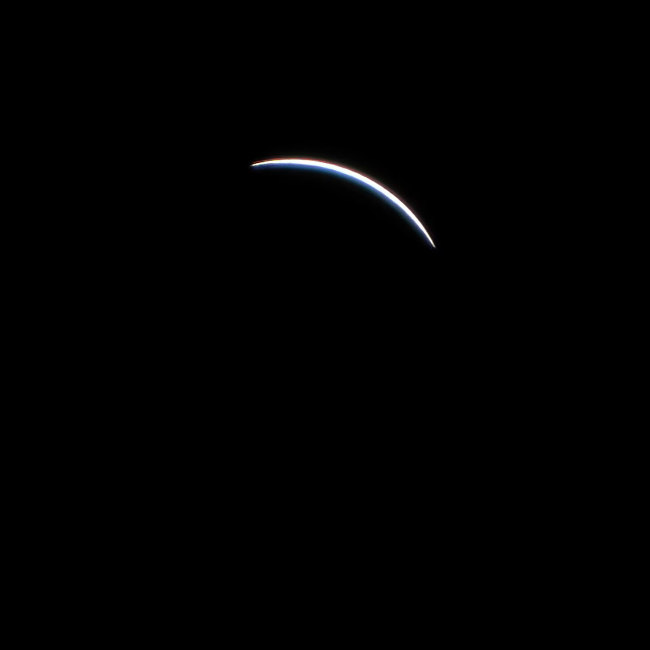
#> input picture EclipseStreamAnalysis/capturedFrames/frame1.png, 1300 x 1300 px, found by its file name (shown at 1/2 size); its folder holds only this picture in this run
$ python imagethresholding.py
#> lines starting #> are read from the running program, lines starting #| are printed output that depends on the picture; after the words box and inside, x2 and y2 are one past the last pixel; in counts of white or black regions, pixels touching at a corner belong together
"""
 * Python script to demonstrate simple thresholding.
 *
 * usage: python Threshold.py <filename> <sigma> <threshold>
"""
import numpy as np
import skimage.color
import skimage.filters
import skimage.io
import matplotlib.pyplot as plt
import matplotlib.image as mpimg

#setting up test storage for pixel count info inital date = 2460409.2186657293
SecondToJD = 1.1574e-5
t0 = 2460409.2186657293
time = []#time in julian date of each pixel count
pixelcount = []#pixelcount of frame with mask

#sigma, and threshold value
sigma = float(1.0) #controls how "Blurred" an image is, lower is clearer
t = float(1.0)#Base threshold value
t_rescaled = 0.95 #rescaled thrshold value gathered from grayscale.py

for l in range(1,21):
    #get filename
    filename = "EclipseStreamAnalysis/capturedFrames/frame"+str(l)+".png"

    # read and display the original image
    image = mpimg.imread(filename)
#> image is the input picture: shape (1300, 1300, 3) float32; mean R, G, B 0.00334, 0.00343, 0.00383

    # blur and grayscale before thresholding
    blur = skimage.color.rgb2gray(image)
    blur = skimage.filters.gaussian(blur, sigma=2)

    # perform inverse binary thresholding
    mask = blur > t_rescaled #it is greater than because we want white pixels
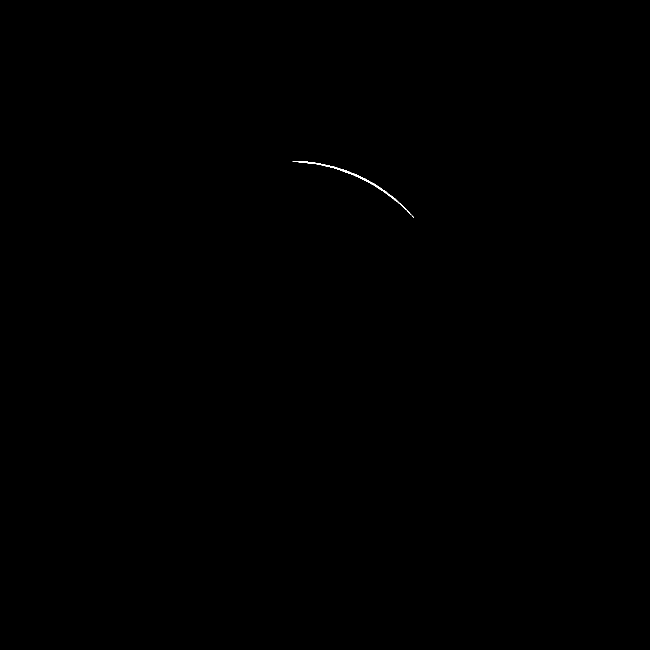
#> mask: shape (1300, 1300) bool (shown at 1/2 size); 0.05% white; 1 white region, box (x1, y1, x2, y2) and area: (585, 322, 828, 436) 807

    # use the mask to select the "interesting" part of the image
    sel = np.zeros_like(image)
    sel[mask] = image[mask]

    #count pixels
    sum = 0
    for i in range(len(sel[0:,0,0])):
        for j in range(len(sel[0,0:,0])):
            for k in range(len(sel[0,0,0:])):
                if sel[i,j,k] > 0:
                    sum += 1
                    break
#> after the loop, sum = 807
    print(l, ": ",sum)
#| 1 :  807
#> (the run stopped early here; a loop or call above may not have finished)
